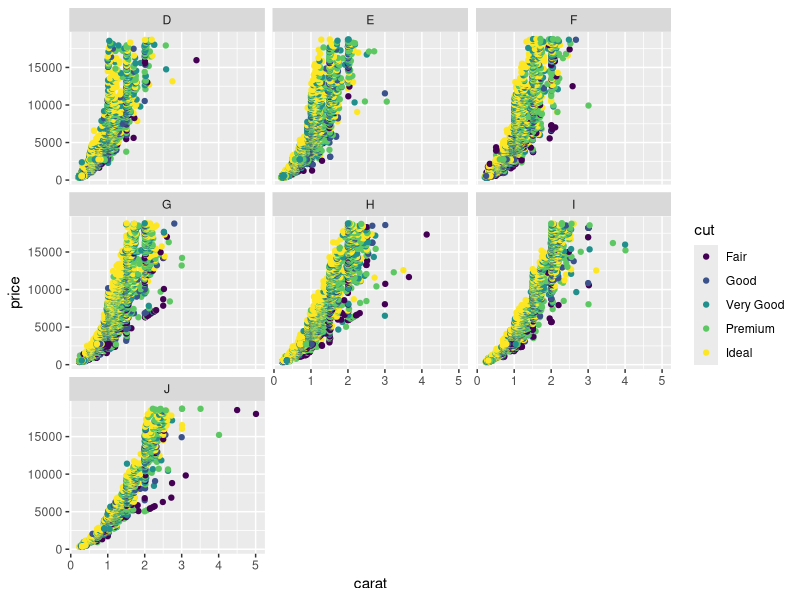
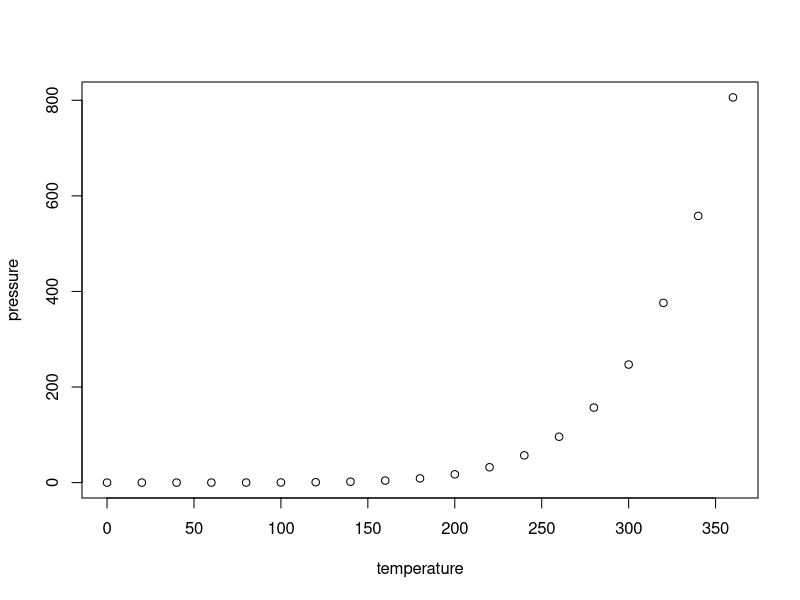

Write R code to recreate these figures, in order.
## ---- chunk 1
knitr::opts_chunk$set(echo = TRUE)
## ---- chunk 2

library(tidyverse)

diamonds %>%
  ggplot() +
  geom_point(
    aes(
      x = carat,
      y = price,
      color = cut
    )
  ) + 
  facet_wrap(~ color)

## ---- chunk 3
plot(pressure)
